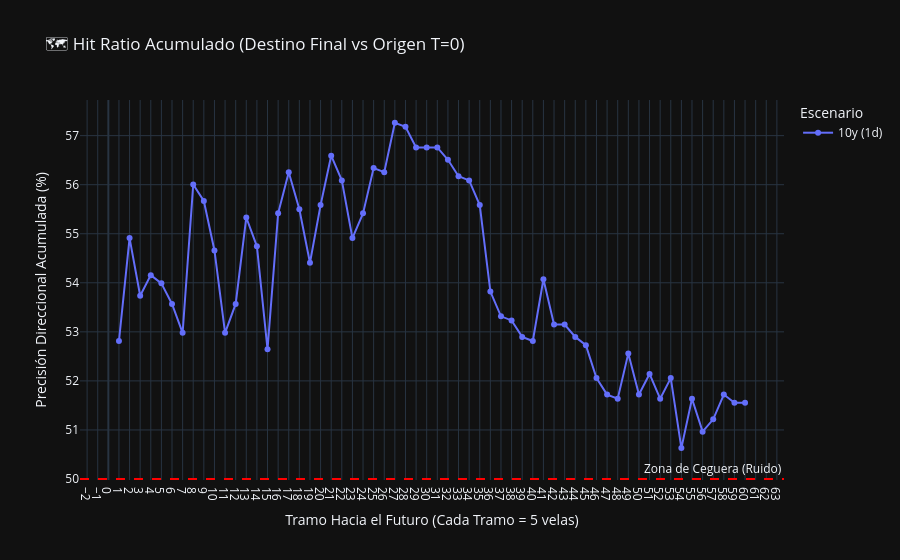

Notebook cell for this chart:
### Markdown cell above
### 🗺️ Módulo 3.5: Hit Ratio Acumulado (Perspectiva Macro vs T=0)
A diferencia del Hit Local (que puede caer por reversión a la media), esta métrica responde a la pregunta: *¿El precio final del tramo N terminó en la misma dirección general (respecto al punto de partida $t=0$) que predijo SINDy?*

### Code cell
if not df_clean.empty and 'CumHit_B1' in df_clean.columns:
    cum_hit_cols = [f'CumHit_B{i}' for i in range(1, 61)]
    
    # Promedio global según el Escenario (Periodo + Intervalo)
    cum_decay_df = df_clean.groupby('Escenario')[cum_hit_cols].mean().reset_index()
    
    # Transponer los datos (Melt)
    cum_decay_melted = pd.melt(cum_decay_df, id_vars=['Escenario'], value_vars=cum_hit_cols, 
                           var_name='Bloque_Futuro', value_name='CumHit_Ratio')
    
    # Extraer el número de Tramo para el Eje X
    cum_decay_melted['CumHit_Ratio'] = cum_decay_melted['CumHit_Ratio'] * 100
    cum_decay_melted['Tramo_Futuro'] = cum_decay_melted['Bloque_Futuro'].str.extract(r'(\d+)').astype(int)
    
    fig = px.line(cum_decay_melted, x='Tramo_Futuro', y='CumHit_Ratio', color='Escenario', markers=True,
                  title="🗺️ Hit Ratio Acumulado (Destino Final vs Origen T=0)",
                  labels={'Tramo_Futuro': 'Tramo Hacia el Futuro (Cada Tramo = 5 velas)', 'CumHit_Ratio': 'Precisión Direccional Acumulada (%)'})
    
    fig.add_hline(y=50, line_dash="dash", line_color="red", annotation_text="Zona de Ceguera (Ruido)")
    fig.update_xaxes(dtick=1) # Mostrar todos los números del 1 al 15 en el eje X
    fig.update_layout(template='plotly_dark')
    fig.show()
elif not df_clean.empty:
    print("⚠️ La base de datos actual no contiene las columnas 'CumHit_B'. Por favor vuelve a generar la base de datos ejecutando el simulador (Notebook 1B).")

### Figure 1 — Plotly figure (JSON) as saved in the notebook; plotly's stock layout.template omitted (floating-point values rounded to 4 significant figures)
{"data": [{"hovertemplate": "Escenario=10y (1d)<br>Tramo Hacia el Futuro (Cada Tramo = 5 velas)=%{x}<br>Precisión Direccional Acumulada (%)=%{y}<extra></extra>", "legendgroup": "10y (1d)", "line": {"color": "#636efa", "dash": "solid"}, "marker": {"symbol": "circle"}, "mode": "lines+markers", "name": "10y (1d)", "orientation": "v", "showlegend": true, "type": "scatter", "x": [1, 2, 3, 4, 5, 6, 7, 8, 9, 10, 11, 12, 13, 14, 15, 16, 17, 18, 19, 20, 21, 22, 23, 24, 25, 26, 27, 28, 29, 30, 31, 32, 33, 34, 35, 36, 37, 38, 39, 40, 41, 42, 43, 44, 45, 46, 47, 48, 49, 50, 51, 52, 53, 54, 55, 56, 57, 58, 59, 60], "xaxis": "x", "y": [52.81, 54.91, 53.74, 54.16, 53.99, 53.57, 52.98, 56.0, 55.67, 54.66, 52.98, 53.57, 55.33, 54.74, 52.64, 55.42, 56.26, 55.5, 54.41, 55.58, 56.59, 56.09, 54.91, 55.42, 56.34, 56.26, 57.26, 57.18, 56.76, 56.76, 56.76, 56.51, 56.17, 56.09, 55.58, 53.82, 53.32, 53.23, 52.9, 52.81, 54.07, 53.15, 53.15, 52.9, 52.73, 52.06, 51.72, 51.64, 52.56, 51.72, 52.14, 51.64, 52.06, 50.63, 51.64, 50.97, 51.22, 51.72, 51.55, 51.55], "yaxis": "y"}], "layout": {"annotations": [{"showarrow": false, "text": "Zona de Ceguera (Ruido)", "x": 1, "xanchor": "right", "xref": "x domain", "y": 50, "yanchor": "bottom", "yref": "y"}], "legend": {"title": {"text": "Escenario"}, "tracegroupgap": 0}, "shapes": [{"line": {"color": "red", "dash": "dash"}, "type": "line", "x0": 0, "x1": 1, "xref": "x domain", "y0": 50, "y1": 50, "yref": "y"}], "title": {"text": "🗺️ Hit Ratio Acumulado (Destino Final vs Origen T=0)"}, "xaxis": {"anchor": "y", "domain": [0, 1], "dtick": 1, "title": {"text": "Tramo Hacia el Futuro (Cada Tramo = 5 velas)"}}, "yaxis": {"anchor": "x", "domain": [0, 1], "title": {"text": "Precisión Direccional Acumulada (%)"}}}}
